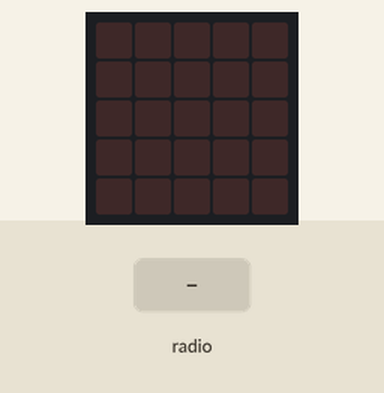
This program was run on a simulated BBC micro:bit running MicroPython. On the bench: the board's 5×5 LED display. The inputs (shaded band) are chosen by the test bench. What the program prints to the serial console is not drawn.

Above: at 1.2 s.
1.3 s: radio message "1" arrives
Timing chart, 0 to 4.3 s (numbered marks = the images above; inputs shaded):
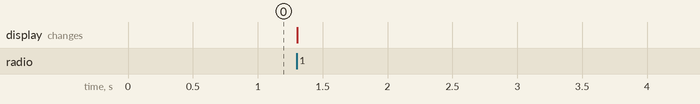

The program:

receiver.py
```python
import radio
from microbit import *

# wifi style sending icon
image_send = Image("99900:"
                   "00090:"
                   "99009:"
                   "00909:"
                   "90909")

while True:
    msg = radio.receive()
    if msg == None:
        display.clear()
    else:
        display.show(image_send)
        print(msg)
    sleep(1)
```
